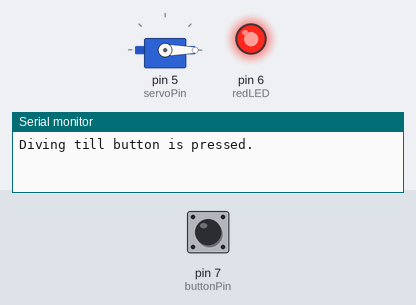
Recording of a sketch running on a simulated Arduino Uno, built with avr-gcc and run on an emulated ATmega328P. Shown: servo, output pins drawn as LEDs (lit = HIGH), the last lines printed to the serial monitor. The test bench sets the inputs (shaded band); at power-on: pin 7 (buttonPin) HIGH.

Above: at 1.2 s.
1.3 s: pin 7 (buttonPin) pulled LOW for 0.15 s
At 1.6 s:
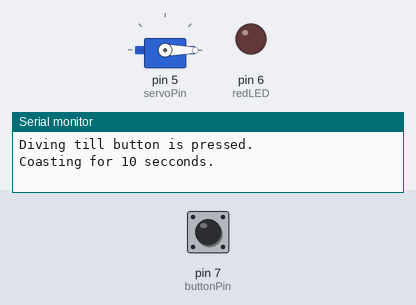
At 12.3 s:
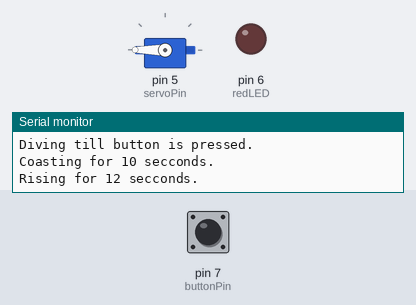
Timing chart, 0 to 13.3 s (numbered marks = the images above; inputs shaded):
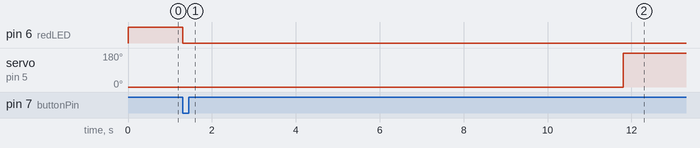

Measured:
- after the input at 1.3 s, pin 6 (redLED): HIGH → LOW at once; servo on pin 5 (servoPin): 0° → 180° after 10.5 s

The sketch:

_5_bench_top_buoyancy_engine.ino
```cpp
/*
 * This is the program header put things like the date, your name
 * And a description of what your program does here
 *
 * Michal Britt-Crane 7/6/2015
 *
 * This program moves a servo to two different positions
 *
 * Challange: use button two to 5 degrees when pressed  ----------
 */

#include <Servo.h>             // import the servo library, this allows us to use a bunch of additional code to make it really easy to control a servo
Servo myServo;                 // create "Servo" object called "myServo" to control a servo

// Constants
const int redLED = 6;          // red LED on pin 10
const int buttonPin = 7;        // button connected to pin 7
const int servoPin = 5;         // servo attached to pin 5
const int potPin = A0;          // potentiometer attached to pin A0 (analog input #0)

const int minCoastTime =  1000; // minimum cost time =  1 second
const int maxCoastTime = 20000; // minimum cost time = 15 seconds
const int riseDriveTime = 12000;// the time to drive for in the rise direction

void setup() {                        // start setup, this code runs once at startup
  pinMode(redLED, OUTPUT);            // initialize digital pin "redLED" as an output so you can turn the LED on and off
  pinMode(buttonPin, INPUT_PULLUP);   // initialize buttonPin as an input and turn on the arduino's internal pull-up resistor on buttonPin
  Serial.begin(9600);                 // start serial port
}                                     // end setup

void loop() {                             // start main loop
  dive();
  delay(readPot());
  rise();
  delay(readPot());
}                                         // end main method, repeat to top

void dive(){
  digitalWrite(redLED, 1);              // turn on the red LED
  Serial.println("Diving till button is pressed. ");
  myServo.attach(servoPin);             // attaches the servo on pin "servoPin" to the servo object. servo must be attached to send it a command.
  myServo.write(0);                   // drive the servo to 175 deg
  while(digitalRead(buttonPin) == true){
    // just wait... keep driving until the button (limmit switch) is pressed
  }                                       // end of while loop
  myServo.detach();                       // attaches the servo on pin "servoPin" to the servo object. servo must be attached to send it a command.
  digitalWrite(redLED, 0);                // turn off the red LED
}

void rise(){
  Serial.print("Rising for ");
  Serial.print(riseDriveTime/1000);
  Serial.println(" secconds. ");
  myServo.attach(servoPin);               // attaches the servo on pin "servoPin" to the servo object. servo must be attached to send it a command.
  myServo.write(180);                       // drive the servo to 175 deg
  delay(riseDriveTime);                   //
  myServo.detach();                       // attaches the servo on pin "servoPin" to the servo object. servo must be attached to send it a command.
}

int readPot(){
  int potValue = analogRead(potPin);
  int pauseTime = map(potValue, 0, 1023, minCoastTime, maxCoastTime);
  Serial.print("Coasting for ");
  Serial.print(pauseTime/1000);
  Serial.println(" secconds. ");
  return pauseTime;
}
```
